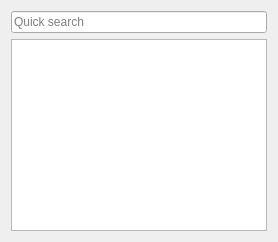
<?xml version="1.0" encoding="UTF-8"?>
<ui version="4.0">
 <class>cmakeHelp</class>
 <widget class="QWidget" name="cmakeHelp">
  <property name="windowTitle">
   <string>CMake Help</string>
  </property>
  <layout class="QVBoxLayout" name="verticalLayout">
   <item>
    <widget class="KTreeWidgetSearchLine" name="helpFilter">
     <property name="placeholderText">
      <string>Quick search</string>
     </property>
    </widget>
   </item>
   <item>
    <widget class="QTreeWidget" name="helpTargets">
     <property name="toolTip">
      <string>Double-click to insert the current item to a document</string>
     </property>
     <property name="headerHidden">
      <bool>true</bool>
     </property>
     <column>
      <property name="text">
       <string notr="true">1</string>
      </property>
     </column>
    </widget>
   </item>
  </layout>
 </widget>
 <customwidgets>
  <customwidget>
   <class>KLineEdit</class>
   <extends>QLineEdit</extends>
   <header>klineedit.h</header>
  </customwidget>
  <customwidget>
   <class>KTreeWidgetSearchLine</class>
   <extends>KLineEdit</extends>
   <header>ktreewidgetsearchline.h</header>
  </customwidget>
 </customwidgets>
 <resources/>
 <connections/>
</ui>
